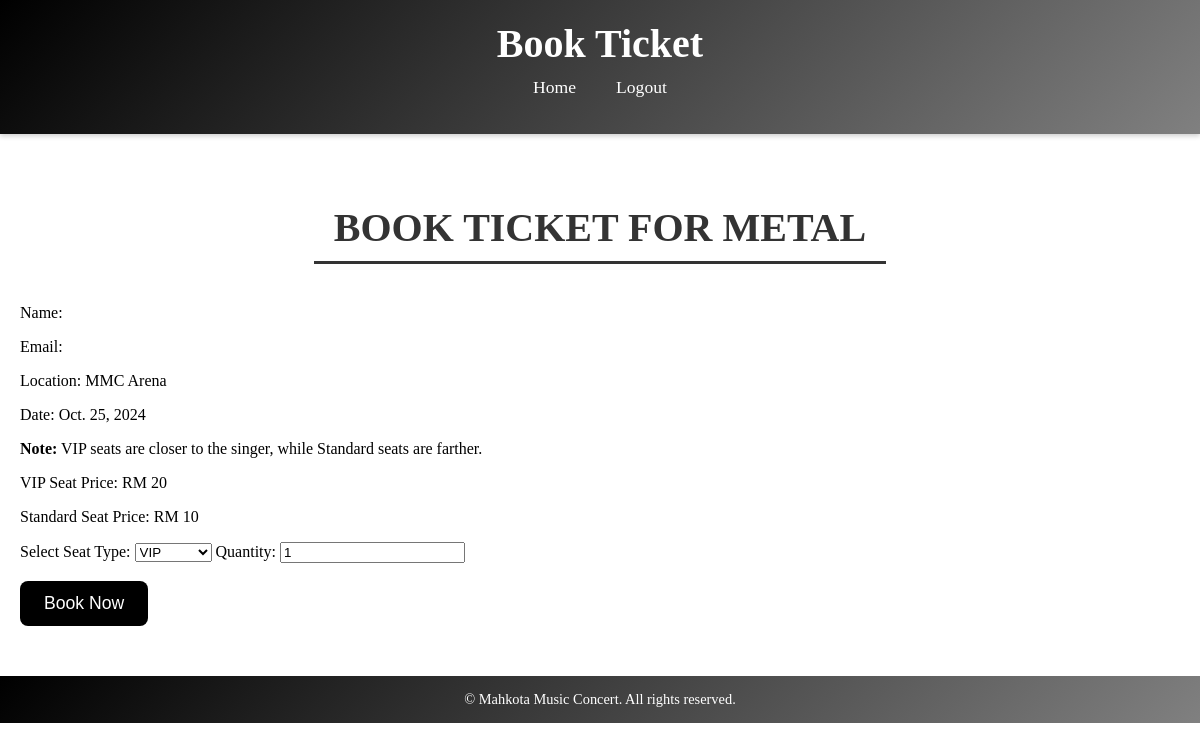
Page /book-ticket/1/ on the committed database.
### concert/models.py (models this page shows, shortened)
class Event(models.Model):
    event_id = models.AutoField(primary_key=True)
    event_name = models.CharField(max_length=100)
    event_date = models.DateField()
    event_time = models.TimeField(null=True, blank=True)
    event_location = models.CharField(max_length=100, default="Unknown Location")
    event_description = models.TextField(default="No description available")
    event_poster = models.ImageField(upload_to='event_posters/', blank=True, null=True)

### concert/views.py (the view, shortened to what this page needs)
# urls.py: path('book-ticket/<int:event_id>/', views.book_ticket, name='book_ticket'),
def book_ticket(request, event_id):
    try:
        event = Event.objects.get(event_id=event_id)
        user = request.user
        return render(request, 'book_ticket.html', {'event': event})
    except Event.DoesNotExist:
        messages.error(request, 'Event not found.')
        return redirect('home')

### concert/templates/book_ticket.html (shortened to what this page needs)
{% load static %}
<!DOCTYPE html>
<html lang="en">
<head>
    <link rel="stylesheet" href="{% static 'style.css' %}">
</head>
<body>
    <header>
        <h1>Book Ticket</h1>
        <nav>
            <ul>
                <li><a href="{% url 'home' %}">Home</a></li>
                <li><a href="{% url 'logout' %}">Logout</a></li>
            </ul>
        </nav>
    </header>
    <main>
        <h2>Book Ticket for {{ event.event_name }}</h2>
        <p>Name: {{ user.username }}</p>
        <p>Email: {{ user.email }}</p>
        <p>Location: {{ event.event_location }}</p>
        <p>Date: {{ event.event_date }}</p>
        <form method="POST">
            <p><strong>Note:</strong> VIP seats are closer to the singer, while Standard seats are farther.</p>
            <p>VIP Seat Price: RM 20</p>
            <p>Standard Seat Price: RM 10</p>
            <label for="ticket_type">Select Seat Type:</label>
            <select name="ticket_type" id="ticket_type">
                <option value="VIP">VIP</option>
            </select>
            <label for="ticket_quantity">Quantity:</label>
            <input type="number" name="ticket_quantity" id="ticket_quantity" min="1" value="1" required>
            <br><br>
            <button type="submit">Book Now</button>
        </form>
    </main>
    <footer>
        <p>&copy; Mahkota Music Concert. All rights reserved.</p>
    </footer>
</body>
</html>

### concert/static/style.css (style rules this page uses)
header { background: linear-gradient(135deg, Black, gray); color: white; padding: 20px 0; text-align: center; box-shadow: 0 2px 5px rgba(0, 0, 0, 0.2); }
header h1 { margin: 0; font-size: 2.5rem; }
nav ul { list-style: none; padding: 0; display: flex; justify-content: center; margin-top: 10px; }
nav ul li { margin: 0 20px; }
nav ul li a { color: white; text-decoration: none; font-size: 1.1rem; transition: color 0.3s ease; }
main { padding: 20px; }
h2 { font-size: 2.5rem; text-align: center; margin: 40px auto; color: #333; font-weight: bold; text-transform: uppercase; max-width: 80%; padding: 10px 20px; border-bottom: 3px solid #333; display: table; }
button { background-color: black; color: white; border: none; padding: 12px 24px; font-size: 1.1rem; cursor: pointer; border-radius: 8px; transition: background-color 0.3s ease, transform 0.3s; }
footer { text-align: center; padding: 15px; background: linear-gradient(135deg, Black, gray); color: white; margin-top: 30px; }
footer p { margin: 0; font-size: 0.9rem; }

### rows in the picture
Event: event_name "METAL", event_location "MMC Arena", event_date "Oct. 25, 2024"
